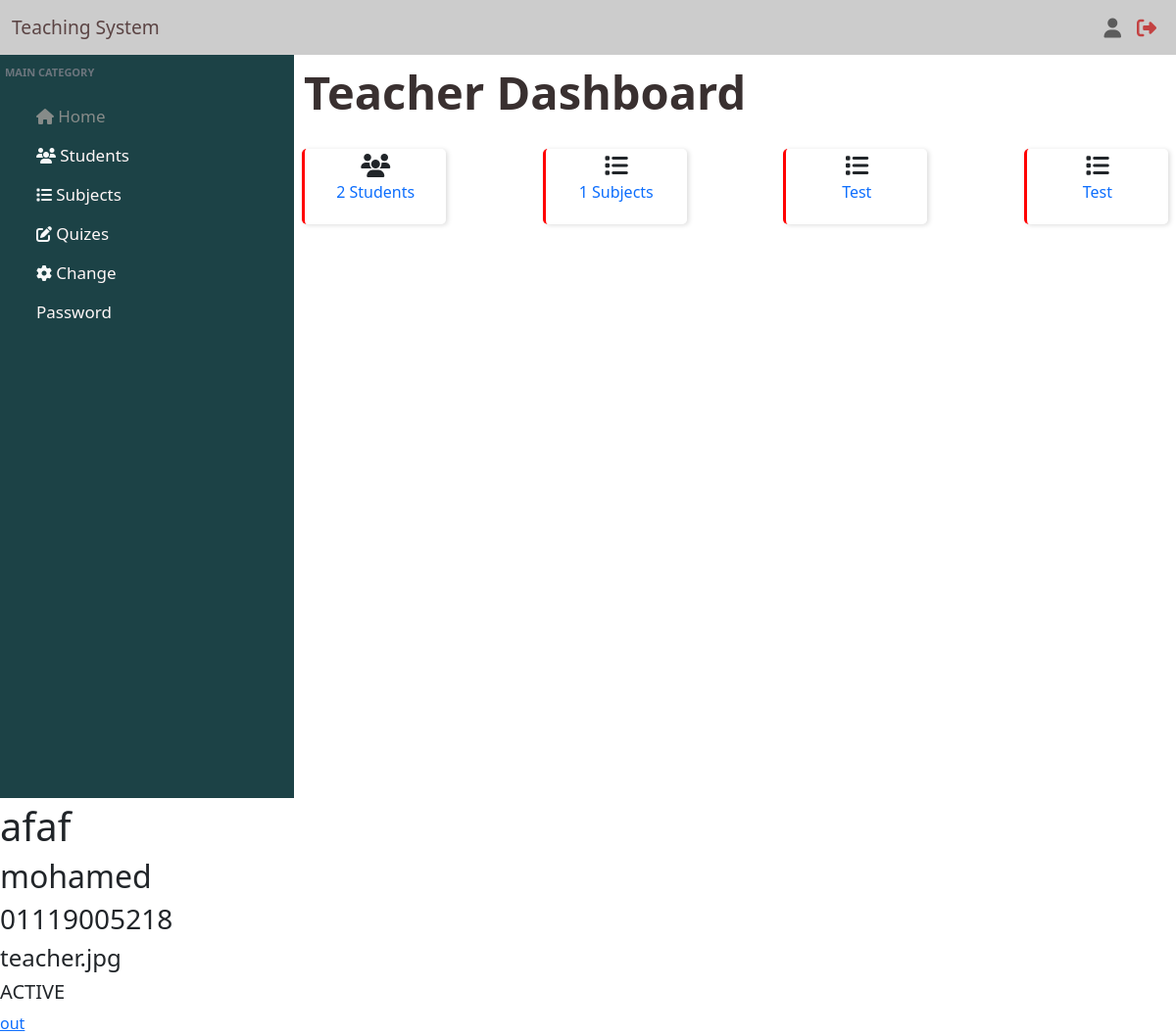
Screenshot of /teacher/ (signed in) with the database file from the repository.
### tables this page shows
CREATE TABLE `users` (
  `user_id` int(11) NOT NULL,
  `user_first_name` varchar(50) NOT NULL,
  `user_last_name` varchar(50) NOT NULL,
  `user_number` varchar(11) NOT NULL,
  `user_image` varchar(100) NOT NULL,
  `user_type` enum('ADMIN','TEACHER','STUDENT') NOT NULL DEFAULT 'STUDENT',
  `user_status` enum('ACTIVE','PENDED') NOT NULL DEFAULT 'PENDED',
  `user_password` varchar(50) NOT NULL
);

### teacher/init.php (called while the page is built, shortened)
<?php
    include_once "../modules/Teacher.php";
    $database = new Database() ;
    $db = $database->connect() ;
    $teacher = new Teacher($db) ;
    $templates = "../inc/templates/" ;
    include_once $templates . 'header.php' ;

### modules/Teacher.php (called while the page is built, shortened)
<?php
    class Teacher{
        private $con = null;
        private $tbl = 'users' ;
        protected $user_first_name ;
        protected $user_last_name ;
        protected $user_number ;
        protected $user_image;
        protected $user_status ;
        public function __construct($db)
        {
            $this->con = $db ;
        }
        public function set_user_first_name($user_first_name)
        {
            $this->user_first_name = $user_first_name ;
        }
        public function set_user_last_name($user_last_name)
        {
            $this->user_last_name = $user_last_name ;
        }
        public function set_user_number($user_number)
        {
            $this->user_number = $user_number ;
        }
        public function set_user_image($user_image)
        {
            $this->user_image = $user_image ;
        }
        public function set_user_status($user_status)
        {
            $this->user_status = $user_status ;
        }
        public function get_user_first_name()
        {
            return $this->user_first_name ;
        }
        public function get_user_last_name()
        {
            return $this->user_last_name ;
        }
        public function get_user_number()
        {
            return $this->user_number  ;
        }
        public function get_user_image()
        {
            return $this->user_image ;
        }
        public function get_user_status()
        {
            return $this->user_status  ;
        }
        public function get_main_category()
        {
            $data = array(
                "categores" => ['home', 'students', 'subjects', 'quizes', 'change password'],
                "icons" => ['<i class="fa-solid fa-house"></i>', '<i class="fa-solid fa-users"></i>', '<i class="fa-solid fa-list"></i>','<i class="fa-solid fa-pen-to-square"></i>','<i class="fa-solid fa-gear"></i>']
            ) ;
            return $data ;
        }
        public function fetch_data($teacher_id)
        {
            $q = "SELECT * FROM $this->tbl WHERE user_id = :user_id" ;
            $stmt = $this->con->prepare($q) ;
            $stmt->execute(array( ':user_id' => $teacher_id )) ;
            return $stmt ;
        }
        public function fetch_subject_count($teacher_id){
            $q = "SELECT COUNT(*) FROM subjects WHERE subject_publisher = :teacher_id" ;
            $stmt = $this->con->prepare($q) ;
            $stmt->execute(array( ':teacher_id' => $teacher_id )) ;
            return $stmt->rowCount() ;
        }
        public function fetch_student_count($teacher_id){
            $q = "SELECT COUNt(*) as number FROM `enrollments` WHERE enrollment_subject_id IN (SELECT subject_id FROM subjects WHERE subject_publisher = :teacher_id)" ;
            $stmt = $this->con->prepare($q) ;
            $stmt->execute(array( ':teacher_id' => $teacher_id )) ;
            $row = $stmt->fetch() ;
            return $row['number'];
        }
    }
?>

### teacher/index.php (the view, shortened to what this page needs)
<?php
    $page_title = "dashboard" ;
    include_once "./init.php" ;
    $res = $teacher->fetch_data($_SESSION['user_id']) ;
    if($res->rowCount()){
        while ($row = $res->fetch(PDO::FETCH_ASSOC)) {
            extract($row) ;
            $teacher->set_user_first_name($user_first_name) ;
            $teacher->set_user_last_name($user_last_name) ;
            $teacher->set_user_number($user_number) ;
            $teacher->set_user_image($user_image) ;
            $teacher->set_user_status($user_status) ;
            $teacher->set_user_password($user_password) ;
        }
        ?>
                    <div class="menu col-3 text-light">
                        <p class="main-category col-12 text-gray text-uppercase fw-semibold text-muted">main category</p>
                        <div class="categoreys col-12">
                            <ul>
                                <div class="container-fluid">
                                    <?php
                                        $data = $teacher->get_main_category() ;
                                        $item = '' ;
                                        $i = 0 ;
                                        foreach ($data['categores'] as $category) {
                                            $item .='
                                                    <div class="row">
                                                            <div class="col-6 text-start">
                                                                <li class="';
                                                                if($page_title == $category || ($page_title =='dashboard' && $category =='home')){
                                                                    $item .='active' ;
                                                                }
                                                                $item .= '">
                                                                    '.$data['icons'][$i].' <a class="text-capitalize';
                                                                if($page_title == $category || ($page_title =='dashboard' && $category =='home')){
                                                                    $item .=' active' ;
                                                                }
                                                                $item .= '" ';
                                                                if($category == 'home'){
                                                                    $item .= 'href="./"' ;
                                                                }elseif($category == "change password"){
                                                                    $item .= 'id="change_password_button"' ;
                                                                }else{
                                                                    $item .= 'href="./'.$category.'.php"' ;
                                                                }
                                                                $item .='>'.$category.'</a>
                                                                </li>
                                                            </div>
                                                    </div>' ;
                                            $i = $i +1 ;
                                        }
                                        echo $item ;
                                    ?>
                                </div>
                            </ul>
                        </div>
                    </div>
                    <div class="data col-9">
                        <h1 class="text-capitalize">
                            teacher dashboard
                        </h1>
                        <div class="statistics">
                            <div class="row justify-content-space-between">
                                <div class="col-10 col-sm-10 col-md-5 col-lg-2">
                                    <i class="fa-solid fa-users fs-4"></i>
                                    <p class="text-capitalize text-primary">
                                        <a href="./students.php">
                                            <span><?php echo $teacher->fetch_student_count($_SESSION['user_id'])?></span>
                                            students
                                        </a>
                                    </p>
                                </div>
                                <div class="col-10 col-sm-10 col-md-5 col-lg-2">
                                    <i class="fa-solid fa-list fs-4"></i>
                                    <p class="text-capitalize text-primary">
                                        <a href="./subjects.php">
                                            <span><?php echo $teacher->fetch_subject_count($_SESSION['user_id'])?></span>
                                            subjects
                                        </a>
                                    </p>
                                </div>
                                <div class="col-10 col-sm-10 col-md-5 col-lg-2">
                                    <i class="fa-solid fa-list fs-4"></i>
                                    <p class="text-capitalize text-primary">test</p>
                                </div>
                                <div class="col-10 col-sm-10 col-md-5 col-lg-2">
                                    <i class="fa-solid fa-list fs-4"></i>
                                    <p class="text-capitalize text-primary">test</p>
                                </div>
                            </div>
                        </div>
                    </div>
                </div>
            </div>
        <?php
        echo '<h1>'.$teacher->get_user_first_name().'</h1>' ;
        echo '<h2>'.$teacher->get_user_last_name().'</h2>' ;
        echo '<h3>'.$teacher->get_user_number().'</h3>' ;
        echo '<h4>'.$teacher->get_user_image().'</h4>' ;
        echo '<h5>'.$teacher->get_user_status().'</h5>' ;
    }else{
        echo "there are no user with id = 3" ;
    }
    echo '<a href="../logout.php">out</a>' ;
?>
</body>
</html>

### layout/css/main_style.css (style rules this page uses)
* { padding: 0 ; margin: 0 ; box-sizing: border-box ; }
.row > * { padding: 0px !important; }
.menu { background-color: #1c4246; padding: 10px 5px 5px !important; }
.menu .main-category { font-size: 11px; }
.menu ul { line-height: 40px; list-style-type: none; }
.menu ul li { line-height: 40px; list-style-type: none; }
.menu #change_password_button { cursor: pointer; }
.menu ul li.active, .menu ul .row li a.active { color: #868b89; }
.menu ul .row li a { text-decoration: none; color: #fff7f7; font-size: 17px; font-weight: 400; }
.data { padding: 10px !important; background-color: #FFF; }
.data h1 { color: #393030; font-size: 47px; font-weight: 600; }
.data > div { margin-top: 20px; padding: 10px !important; }
.data .statistics .row { justify-content: space-between; }
.data .statistics .row > div { padding: 5px !important ; margin-bottom: 2px; border-left: 3px solid red; border-radius: 5px; text-align: center; background-color: #ffffff7a; box-shadow: 2px 1px 5px #ddd; }
.data .statistics .row > div > p > a { cursor: pointer; text-decoration: none; }

### layout/teacher/css/style.css (style rules this page uses)
* { padding: 0; margin: 0; box-sizing: border-box; }

### rows the page displays
users: user_first_name "afaf", user_last_name "mohamed", user_number "01119005218", user_image "teacher.jpg", user_status "ACTIVE"

### other values shown
$category "Home"
$category "Students"
$category "Subjects"
$category "Quizes"
$category "Change Password"
$teacher->fetch_student_count($_SESSION['user_id']) "2"
$teacher->fetch_subject_count($_SESSION['user_id']) "1"
